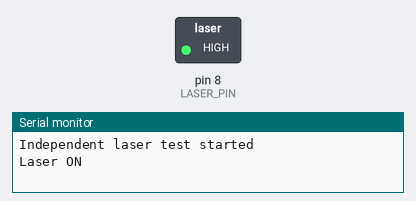
This program was run on a simulated Arduino Nano, built with avr-gcc and run on an emulated ATmega328P. Shown: switched loads named in the program (green lamp = pin HIGH), the last lines printed to the serial monitor.

Above: at 1.0 s.
At 3.0 s:
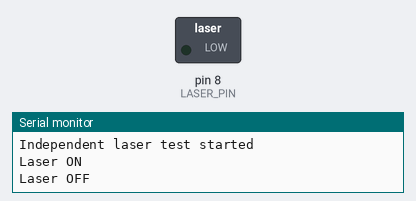
Timing chart, 0 to 5.2 s (numbered marks = the images above):
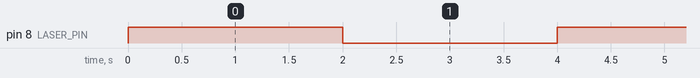

The program:

main.cpp
```cpp
#include <Arduino.h>

const uint8_t LASER_PIN = 8;

void setup()
{
    Serial.begin(9600);

    pinMode(LASER_PIN, OUTPUT);

    // Ensure laser begins switched off.
    digitalWrite(LASER_PIN, LOW);

    Serial.println("Independent laser test started");
}

void loop()
{
    // Turn laser on.
    digitalWrite(LASER_PIN, HIGH);
    Serial.println("Laser ON");
    delay(2000);

    // Turn laser off.
    digitalWrite(LASER_PIN, LOW);
    Serial.println("Laser OFF");
    delay(2000);
}
```

Measured:
- by itself, pin 8 (LASER_PIN): alternates HIGH for 2.0 s and LOW for 2.0 s
